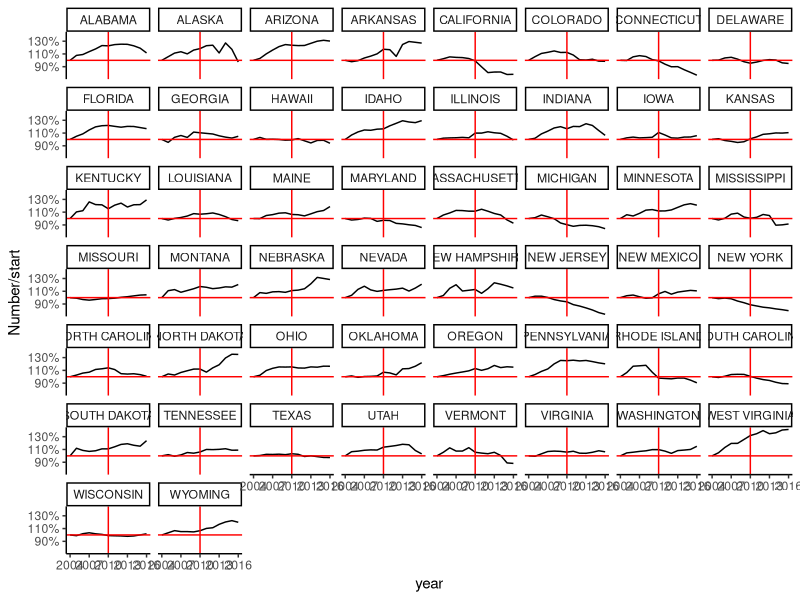
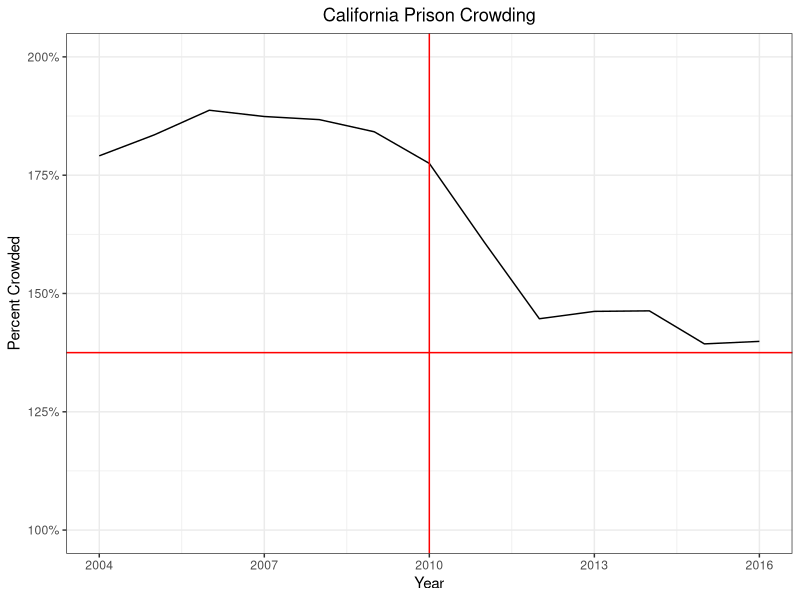
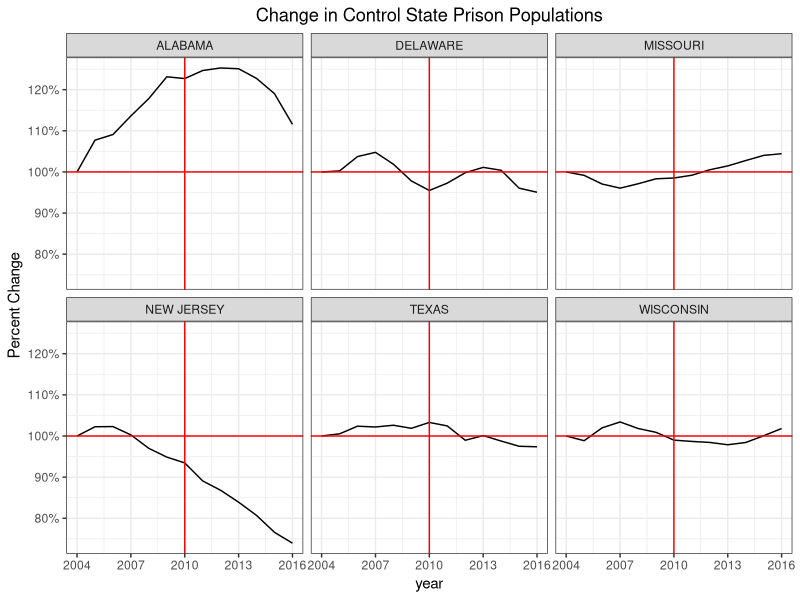
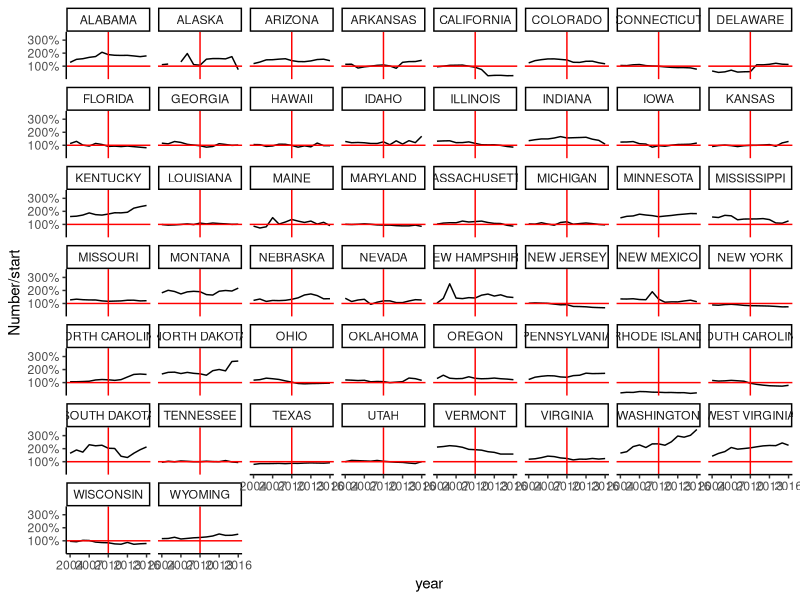
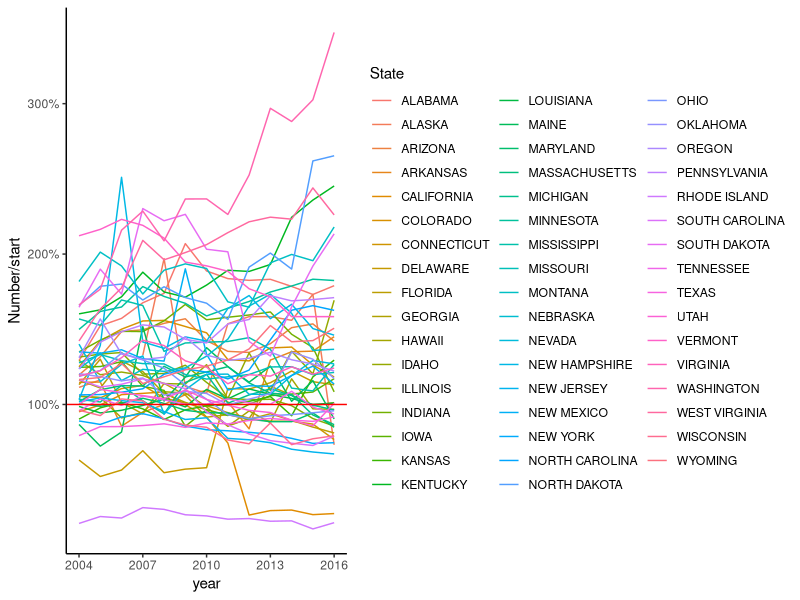
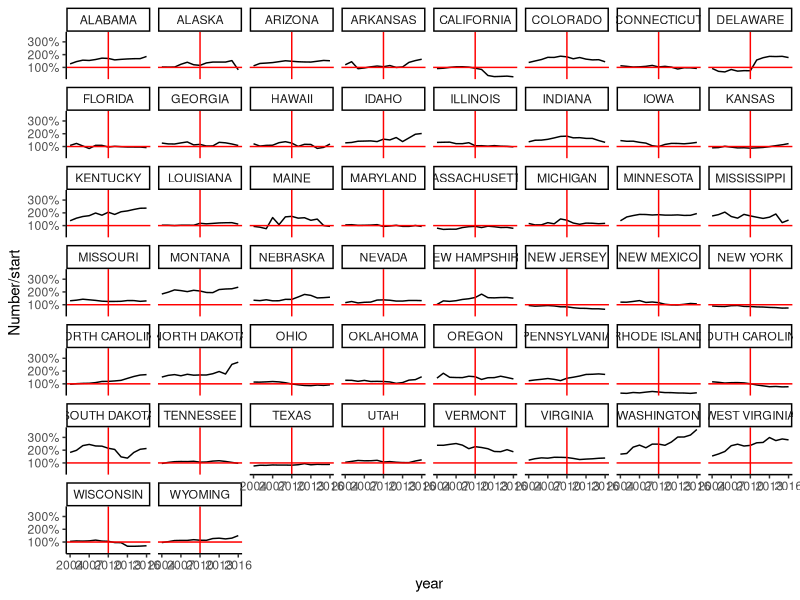
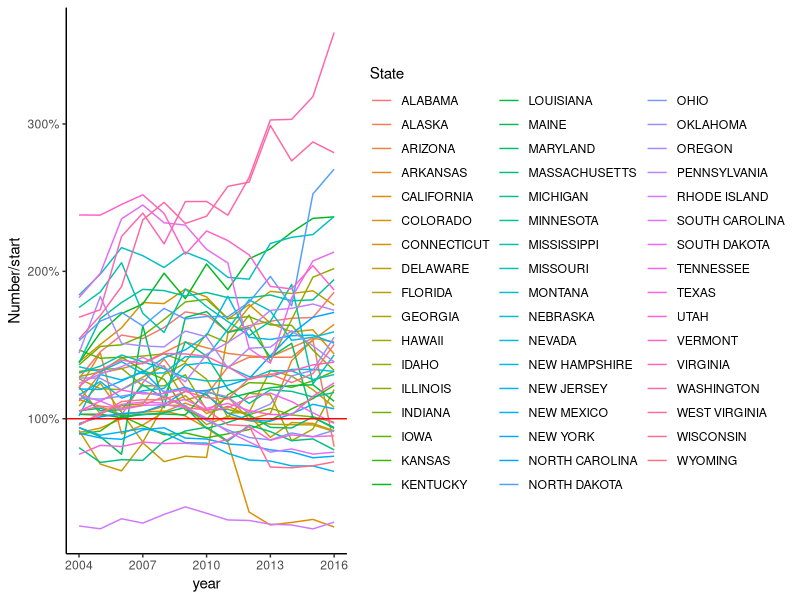
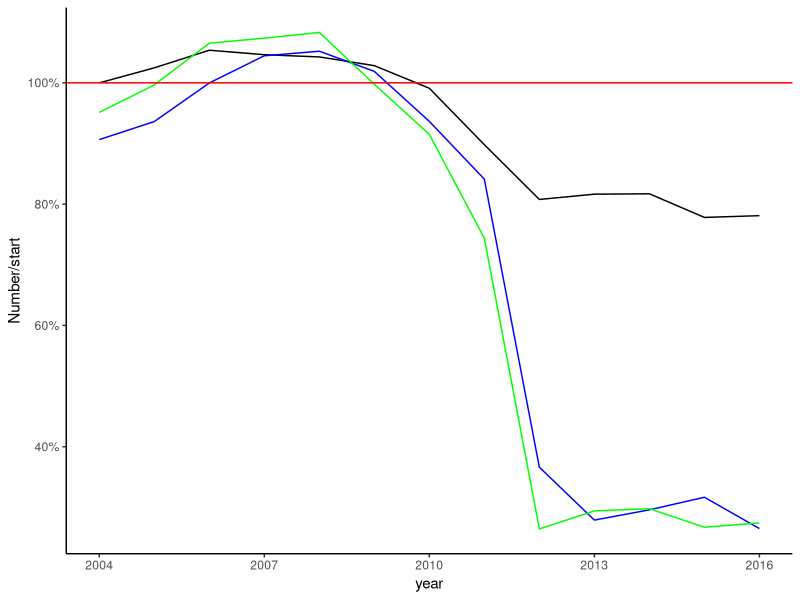

Write R code to recreate these figures, in order.
## ---- chunk 1
library(dplyr)
library(ggplot2)
library(tidyr)
## ---- chunk 2
allState <- read.csv("allState.csv")
allState <- allState %>% mutate(start = X2004) %>% mutate(hello = 5)
Statelong <- allState %>% 
  pivot_longer(
    cols = `X1978`:`X2019`, 
    names_to = "year",
    values_to = "Number"
)
Statelong <- Statelong %>% mutate(year = as.numeric(sub("X","", year)))
StatelongShort <- Statelong %>% filter(year > 2003, year < 2017)
StatelongShort <- StatelongShort %>% mutate(Percent = Number/start)
## ---- chunk 3
timeSeries <- read.csv("popTimeSeries.csv")
## ---- chunk 4
timeSeries <- timeSeries %>% mutate(start = X2004)
## ---- chunk 5
long <- timeSeries %>% 
  pivot_longer(
    cols = `X1978`:`X2019`, 
    names_to = "year",
    values_to = "Number"
)
## ---- chunk 6
long <- long %>% mutate(year = as.numeric(sub("X","", year)))
## ---- chunk 7
longShort <- long %>% filter(year > 2003, year < 2017)
## ---- chunk 8
#1.0537717 furthest california ever got before 2011
longShort <- longShort %>% mutate(Percent = Number/start)
longShort <- longShort %>% mutate(AbsPercent = abs(Percent - 1))
## ---- chunk 9
Controls <- longShort %>% filter(year < 2011)
Controls <- Controls  %>% filter(AbsPercent > 0.053)
## ---- chunk 10
# Plot 1: 
ggplot(data = longShort, aes(y= Number/start, x = year)) + geom_line() + 
  facet_wrap(~State) + 
  geom_hline(yintercept=1, color="Red") + geom_vline(xintercept=2010, color="Red") + scale_y_continuous(labels = scales::percent)+
  theme_classic()
## ---- chunk 11
# Plot 1: 
ggplot(data = longShort %>% filter(State=="CALIFORNIA"), aes(y= Number/93000, x = year)) + geom_line() + 
  geom_hline(yintercept=1.375, color="Red") + geom_vline(xintercept=2010, color="Red") + scale_y_continuous(labels = scales::percent, limits=c(1,2))+ labs(title = "California Prison Crowding", y="Percent Crowded", x="Year") +
  theme_bw() + theme(plot.title = element_text(hjust = 0.5))
ggsave("CalPopChange.png")
## ---- chunk 12
# Plot 1: 
ggplot(data = longShort %>% filter(State=="TEXAS" | State == "MISSOURI" | State=="DELAWARE" | State == "WISCONSIN" | State == "NEW JERSEY" | State == "ALABAMA"), aes(y= Number/start, x = year)) + geom_line() + facet_wrap(~State) + geom_hline(yintercept=1, color="Red") + geom_vline(xintercept=2010, color="Red") + scale_y_continuous(labels = scales::percent)+ labs(title = "Change in Control State Prison Populations", y="Percent Change") + theme_bw() + theme(plot.title = element_text(hjust = 0.5))
ggsave("ControlPopChange.png")
## ---- chunk 13
Admissions <- read.csv("Admissions.csv")
## ---- chunk 14
Admissions <- Admissions %>% mutate(start = X2000)
## ---- chunk 15
Admissions[Admissions=="*"] <- NA
Admissions <- Admissions %>% mutate(X1994 = as.numeric(X1994), X2006 = as.numeric(X2006))
## ---- chunk 16
longAdmissions <- Admissions %>% 
  pivot_longer(
    cols = `X1978`:`X2019`, 
    names_to = "year",
    values_to = "Number"
)
## ---- chunk 17
longAdmissions <- longAdmissions %>% mutate(year = as.numeric(sub("X","", year)))
## ---- chunk 18
longShortAdmissions <- longAdmissions %>% filter(year > 2003, year < 2017)
## ---- chunk 19
# Plot 1: 
ggplot(data = longShortAdmissions, aes(y= Number/start, x = year)) + geom_line() + 
  facet_wrap(~State) + 
  geom_hline(yintercept=1, color="Red") + geom_vline(xintercept=2010, color="Red") + scale_y_continuous(labels = scales::percent)+
  theme_classic()
## ---- chunk 20
# Plot 2: 
ggplot(data = longShortAdmissions, aes(y= Number/start, x = year, color=State)) + geom_line() + 
  geom_hline(yintercept=1, color="Red") + scale_y_continuous(labels = scales::percent)+ 
  theme_classic()
## ---- chunk 21
Releases <- read.csv("releases.csv")
## ---- chunk 22
Releases <- Releases %>% mutate(start = X2000)
## ---- chunk 23
Releases[Releases=="*"] <- NA
Releases <- Releases %>% mutate(X1994 = as.numeric(X1994))
## ---- chunk 24
longReleases <- Releases %>% 
  pivot_longer(
    cols = `X1978`:`X2019`, 
    names_to = "year",
    values_to = "Number"
)
## ---- chunk 25
longReleases <- longReleases %>% mutate(year = as.numeric(sub("X","", year)))
## ---- chunk 26
longShortReleases <- longReleases %>% filter(year > 2003, year < 2017)
## ---- chunk 27
# Plot 1: 
ggplot(data = longShortReleases, aes(y= Number/start, x = year)) + geom_line() + 
  facet_wrap(~State) + 
  geom_hline(yintercept=1, color="Red") + geom_vline(xintercept=2010, color="Red") + scale_y_continuous(labels = scales::percent)+
  theme_classic()
## ---- chunk 28
# Plot 2: 
ggplot(data = longShortReleases, aes(y= Number/start, x = year, color=State)) + geom_line() + 
  geom_hline(yintercept=1, color="Red") + scale_y_continuous(labels = scales::percent)+ 
  theme_classic()
## ---- chunk 29
CaliPop <- longShort %>% filter(State=="CALIFORNIA")
CaliRel <- longShortReleases %>% filter(State=="CALIFORNIA")
CaliAdm <- longShortAdmissions %>% filter(State=="CALIFORNIA")
ggplot() + geom_line(data = CaliPop, aes(y= Number/start, x = year)) + geom_line(data = CaliRel, aes(y= Number/start, x = year), color="Blue") + geom_line(data = CaliAdm, aes(y= Number/start, x = year), color="Green") +
  geom_hline(yintercept=1, color="Red") + scale_y_continuous(labels = scales::percent)+ 
  theme_classic()
## ---- chunk 30
dif<-data.frame(Outcome=c(1,4,4,5), Group = c("Exposed", "Exposed", "Control", "Control"), Time =c(0, 10, 0, 10))
## ---- chunk 31
ggplot(data=dif %>% filter(Group=="Exposed"), aes(x=Time, y = Outcome, group=Group, shape =Group)) + geom_line() + geom_point(size=8, color="Red") +  labs(title = "Difference in Differences") + theme_bw() + theme(plot.title = element_text(hjust = 0.5)) + scale_y_continuous(limits=c(1,5)) + scale_shape_manual(values=17)
ggsave("diffdiff1.png")
## ---- chunk 32
ggplot(data=dif %>% filter(Group=="Exposed") , aes(x=Time, y = Outcome, group=Group, shape =Group)) + geom_line() + geom_point(size=8, color="Red") + geom_abline(intercept=1, slope=0.1, linetype="dashed") +  labs(title = "Difference in Differences") + theme_bw() + theme(plot.title = element_text(hjust = 0.5)) + scale_y_continuous(limits=c(1,5))+ scale_shape_manual(values=17)
ggsave("diffdiff2.png")
## ---- chunk 33
ggplot(data=dif, aes(x=Time, y = Outcome, group=Group, shape =Group)) + geom_line() + geom_point(size=8, color="Red") + geom_abline(intercept=1, slope=0.1, linetype="dashed") + labs(title = "Difference in Differences") + theme_bw() + theme(plot.title = element_text(hjust = 0.5))
ggsave("diffdiff.png")
